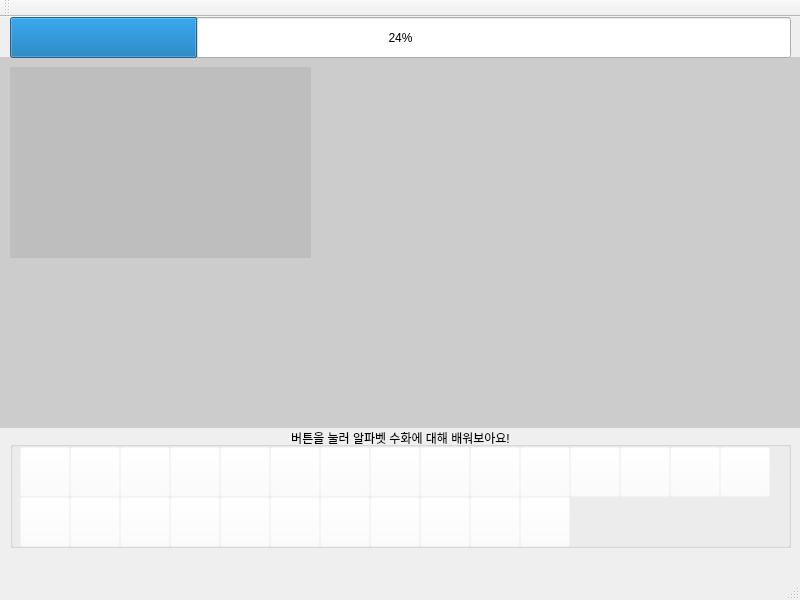
<?xml version="1.0" encoding="UTF-8"?>
<ui version="4.0">
 <class>MainWindow</class>
 <widget class="QMainWindow" name="MainWindow">
  <property name="geometry">
   <rect>
    <x>0</x>
    <y>0</y>
    <width>800</width>
    <height>600</height>
   </rect>
  </property>
  <property name="windowTitle">
   <string>MainWindow</string>
  </property>
  <property name="autoFillBackground">
   <bool>false</bool>
  </property>
  <property name="iconSize">
   <size>
    <width>30</width>
    <height>30</height>
   </size>
  </property>
  <widget class="QWidget" name="centralwidget">
   <widget class="QLabel" name="label_tutorialView">
    <property name="geometry">
     <rect>
      <x>10</x>
      <y>50</y>
      <width>301</width>
      <height>191</height>
     </rect>
    </property>
    <property name="styleSheet">
     <string notr="true">background-color: rgba(180,180,180,0.6);</string>
    </property>
    <property name="text">
     <string/>
    </property>
   </widget>
   <widget class="QLabel" name="label_camView">
    <property name="geometry">
     <rect>
      <x>0</x>
      <y>40</y>
      <width>801</width>
      <height>371</height>
     </rect>
    </property>
    <property name="styleSheet">
     <string notr="true">background-color: rgba(180,180,180,0.6);</string>
    </property>
    <property name="text">
     <string/>
    </property>
   </widget>
   <widget class="QPushButton" name="button_B">
    <property name="geometry">
     <rect>
      <x>70</x>
      <y>430</y>
      <width>50</width>
      <height>50</height>
     </rect>
    </property>
    <property name="autoFillBackground">
     <bool>false</bool>
    </property>
    <property name="styleSheet">
     <string notr="true">background-color: rgba(255, 255, 255, 0);</string>
    </property>
    <property name="text">
     <string/>
    </property>
   </widget>
   <widget class="QPushButton" name="button_C">
    <property name="geometry">
     <rect>
      <x>120</x>
      <y>430</y>
      <width>50</width>
      <height>50</height>
     </rect>
    </property>
    <property name="autoFillBackground">
     <bool>false</bool>
    </property>
    <property name="styleSheet">
     <string notr="true">background-color: rgba(255, 255, 255, 0);</string>
    </property>
    <property name="text">
     <string/>
    </property>
   </widget>
   <widget class="QPushButton" name="button_D">
    <property name="geometry">
     <rect>
      <x>170</x>
      <y>430</y>
      <width>50</width>
      <height>50</height>
     </rect>
    </property>
    <property name="autoFillBackground">
     <bool>false</bool>
    </property>
    <property name="styleSheet">
     <string notr="true">background-color: rgba(255, 255, 255, 0);</string>
    </property>
    <property name="text">
     <string/>
    </property>
   </widget>
   <widget class="QPushButton" name="button_F">
    <property name="geometry">
     <rect>
      <x>270</x>
      <y>430</y>
      <width>50</width>
      <height>50</height>
     </rect>
    </property>
    <property name="autoFillBackground">
     <bool>false</bool>
    </property>
    <property name="styleSheet">
     <string notr="true">background-color: rgba(255, 255, 255, 0);</string>
    </property>
    <property name="text">
     <string/>
    </property>
   </widget>
   <widget class="QPushButton" name="button_E">
    <property name="geometry">
     <rect>
      <x>220</x>
      <y>430</y>
      <width>50</width>
      <height>50</height>
     </rect>
    </property>
    <property name="autoFillBackground">
     <bool>false</bool>
    </property>
    <property name="styleSheet">
     <string notr="true">background-color: rgba(255, 255, 255, 0);</string>
    </property>
    <property name="text">
     <string/>
    </property>
   </widget>
   <widget class="QPushButton" name="button_G">
    <property name="geometry">
     <rect>
      <x>320</x>
      <y>430</y>
      <width>50</width>
      <height>50</height>
     </rect>
    </property>
    <property name="autoFillBackground">
     <bool>false</bool>
    </property>
    <property name="styleSheet">
     <string notr="true">background-color: rgba(255, 255, 255, 0);</string>
    </property>
    <property name="text">
     <string/>
    </property>
   </widget>
   <widget class="QPushButton" name="button_H">
    <property name="geometry">
     <rect>
      <x>370</x>
      <y>430</y>
      <width>50</width>
      <height>50</height>
     </rect>
    </property>
    <property name="autoFillBackground">
     <bool>false</bool>
    </property>
    <property name="styleSheet">
     <string notr="true">background-color: rgba(255, 255, 255, 0);</string>
    </property>
    <property name="text">
     <string/>
    </property>
   </widget>
   <widget class="QPushButton" name="button_I">
    <property name="geometry">
     <rect>
      <x>420</x>
      <y>430</y>
      <width>50</width>
      <height>50</height>
     </rect>
    </property>
    <property name="autoFillBackground">
     <bool>false</bool>
    </property>
    <property name="styleSheet">
     <string notr="true">background-color: rgba(255, 255, 255, 0);</string>
    </property>
    <property name="text">
     <string/>
    </property>
   </widget>
   <widget class="QPushButton" name="button_Q">
    <property name="geometry">
     <rect>
      <x>70</x>
      <y>480</y>
      <width>50</width>
      <height>50</height>
     </rect>
    </property>
    <property name="autoFillBackground">
     <bool>false</bool>
    </property>
    <property name="styleSheet">
     <string notr="true">background-color: rgba(255, 255, 255, 0);</string>
    </property>
    <property name="text">
     <string/>
    </property>
   </widget>
   <widget class="QPushButton" name="button_S">
    <property name="geometry">
     <rect>
      <x>170</x>
      <y>480</y>
      <width>50</width>
      <height>50</height>
     </rect>
    </property>
    <property name="autoFillBackground">
     <bool>false</bool>
    </property>
    <property name="styleSheet">
     <string notr="true">background-color: rgba(255, 255, 255, 0);</string>
    </property>
    <property name="text">
     <string/>
    </property>
   </widget>
   <widget class="QPushButton" name="button_R">
    <property name="geometry">
     <rect>
      <x>120</x>
      <y>480</y>
      <width>50</width>
      <height>50</height>
     </rect>
    </property>
    <property name="autoFillBackground">
     <bool>false</bool>
    </property>
    <property name="styleSheet">
     <string notr="true">background-color: rgba(255, 255, 255, 0);</string>
    </property>
    <property name="text">
     <string/>
    </property>
   </widget>
   <widget class="QPushButton" name="button_P">
    <property name="geometry">
     <rect>
      <x>20</x>
      <y>480</y>
      <width>50</width>
      <height>50</height>
     </rect>
    </property>
    <property name="autoFillBackground">
     <bool>false</bool>
    </property>
    <property name="styleSheet">
     <string notr="true">background-color: rgba(255, 255, 255, 0);</string>
    </property>
    <property name="text">
     <string/>
    </property>
   </widget>
   <widget class="QPushButton" name="button_J">
    <property name="geometry">
     <rect>
      <x>470</x>
      <y>430</y>
      <width>50</width>
      <height>50</height>
     </rect>
    </property>
    <property name="autoFillBackground">
     <bool>false</bool>
    </property>
    <property name="styleSheet">
     <string notr="true">background-color: rgba(255, 255, 255, 0);</string>
    </property>
    <property name="text">
     <string/>
    </property>
   </widget>
   <widget class="QPushButton" name="button_L">
    <property name="geometry">
     <rect>
      <x>570</x>
      <y>430</y>
      <width>50</width>
      <height>50</height>
     </rect>
    </property>
    <property name="autoFillBackground">
     <bool>false</bool>
    </property>
    <property name="styleSheet">
     <string notr="true">background-color: rgba(255, 255, 255, 0);</string>
    </property>
    <property name="text">
     <string/>
    </property>
   </widget>
   <widget class="QPushButton" name="button_K">
    <property name="geometry">
     <rect>
      <x>520</x>
      <y>430</y>
      <width>50</width>
      <height>50</height>
     </rect>
    </property>
    <property name="autoFillBackground">
     <bool>false</bool>
    </property>
    <property name="styleSheet">
     <string notr="true">background-color: rgba(255, 255, 255, 0);</string>
    </property>
    <property name="text">
     <string/>
    </property>
   </widget>
   <widget class="QPushButton" name="button_N">
    <property name="geometry">
     <rect>
      <x>670</x>
      <y>430</y>
      <width>50</width>
      <height>50</height>
     </rect>
    </property>
    <property name="autoFillBackground">
     <bool>false</bool>
    </property>
    <property name="styleSheet">
     <string notr="true">background-color: rgba(255, 255, 255, 0);</string>
    </property>
    <property name="text">
     <string/>
    </property>
   </widget>
   <widget class="QPushButton" name="button_M">
    <property name="geometry">
     <rect>
      <x>620</x>
      <y>430</y>
      <width>50</width>
      <height>50</height>
     </rect>
    </property>
    <property name="autoFillBackground">
     <bool>false</bool>
    </property>
    <property name="styleSheet">
     <string notr="true">background-color: rgba(255, 255, 255, 0);</string>
    </property>
    <property name="text">
     <string/>
    </property>
   </widget>
   <widget class="QPushButton" name="button_Y">
    <property name="geometry">
     <rect>
      <x>470</x>
      <y>480</y>
      <width>50</width>
      <height>50</height>
     </rect>
    </property>
    <property name="autoFillBackground">
     <bool>false</bool>
    </property>
    <property name="styleSheet">
     <string notr="true">background-color: rgba(255, 255, 255, 0);</string>
    </property>
    <property name="text">
     <string/>
    </property>
   </widget>
   <widget class="QPushButton" name="button_X">
    <property name="geometry">
     <rect>
      <x>420</x>
      <y>480</y>
      <width>50</width>
      <height>50</height>
     </rect>
    </property>
    <property name="autoFillBackground">
     <bool>false</bool>
    </property>
    <property name="styleSheet">
     <string notr="true">background-color: rgba(255, 255, 255, 0);</string>
    </property>
    <property name="text">
     <string/>
    </property>
   </widget>
   <widget class="QPushButton" name="button_W">
    <property name="geometry">
     <rect>
      <x>370</x>
      <y>480</y>
      <width>50</width>
      <height>50</height>
     </rect>
    </property>
    <property name="autoFillBackground">
     <bool>false</bool>
    </property>
    <property name="styleSheet">
     <string notr="true">background-color: rgba(255, 255, 255, 0);</string>
    </property>
    <property name="text">
     <string/>
    </property>
   </widget>
   <widget class="QPushButton" name="button_V">
    <property name="geometry">
     <rect>
      <x>320</x>
      <y>480</y>
      <width>50</width>
      <height>50</height>
     </rect>
    </property>
    <property name="autoFillBackground">
     <bool>false</bool>
    </property>
    <property name="styleSheet">
     <string notr="true">background-color: rgba(255, 255, 255, 0);</string>
    </property>
    <property name="text">
     <string/>
    </property>
   </widget>
   <widget class="QPushButton" name="button_U">
    <property name="geometry">
     <rect>
      <x>270</x>
      <y>480</y>
      <width>50</width>
      <height>50</height>
     </rect>
    </property>
    <property name="autoFillBackground">
     <bool>false</bool>
    </property>
    <property name="styleSheet">
     <string notr="true">background-color: rgba(255, 255, 255, 0);</string>
    </property>
    <property name="text">
     <string/>
    </property>
   </widget>
   <widget class="QPushButton" name="button_T">
    <property name="geometry">
     <rect>
      <x>220</x>
      <y>480</y>
      <width>50</width>
      <height>50</height>
     </rect>
    </property>
    <property name="autoFillBackground">
     <bool>false</bool>
    </property>
    <property name="styleSheet">
     <string notr="true">background-color: rgba(255, 255, 255, 0);</string>
    </property>
    <property name="text">
     <string/>
    </property>
   </widget>
   <widget class="QPushButton" name="button_O">
    <property name="geometry">
     <rect>
      <x>720</x>
      <y>430</y>
      <width>50</width>
      <height>50</height>
     </rect>
    </property>
    <property name="autoFillBackground">
     <bool>false</bool>
    </property>
    <property name="styleSheet">
     <string notr="true">background-color: rgba(255, 255, 255, 0);</string>
    </property>
    <property name="text">
     <string/>
    </property>
   </widget>
   <widget class="QPushButton" name="button_A">
    <property name="geometry">
     <rect>
      <x>20</x>
      <y>430</y>
      <width>50</width>
      <height>50</height>
     </rect>
    </property>
    <property name="autoFillBackground">
     <bool>false</bool>
    </property>
    <property name="styleSheet">
     <string notr="true">background-color: rgba(255, 255, 255, 0);</string>
    </property>
    <property name="text">
     <string/>
    </property>
   </widget>
   <widget class="QPushButton" name="button_Z">
    <property name="geometry">
     <rect>
      <x>520</x>
      <y>480</y>
      <width>50</width>
      <height>50</height>
     </rect>
    </property>
    <property name="autoFillBackground">
     <bool>false</bool>
    </property>
    <property name="styleSheet">
     <string notr="true">background-color: rgba(255, 255, 255, 0);</string>
    </property>
    <property name="text">
     <string/>
    </property>
   </widget>
   <widget class="QProgressBar" name="progressBar">
    <property name="geometry">
     <rect>
      <x>10</x>
      <y>0</y>
      <width>781</width>
      <height>41</height>
     </rect>
    </property>
    <property name="styleSheet">
     <string notr="true"/>
    </property>
    <property name="value">
     <number>24</number>
    </property>
   </widget>
   <widget class="QLabel" name="label_checkmark">
    <property name="geometry">
     <rect>
      <x>10</x>
      <y>50</y>
      <width>781</width>
      <height>341</height>
     </rect>
    </property>
    <property name="styleSheet">
     <string notr="true">background-color: transparent;</string>
    </property>
    <property name="text">
     <string/>
    </property>
   </widget>
   <widget class="QGroupBox" name="groupBox">
    <property name="geometry">
     <rect>
      <x>10</x>
      <y>410</y>
      <width>781</width>
      <height>121</height>
     </rect>
    </property>
    <property name="title">
     <string>버튼을 눌러 알파벳 수화에 대해 배워보아요!</string>
    </property>
    <property name="alignment">
     <set>Qt::AlignCenter</set>
    </property>
   </widget>
   <zorder>groupBox</zorder>
   <zorder>label_camView</zorder>
   <zorder>label_tutorialView</zorder>
   <zorder>button_B</zorder>
   <zorder>button_C</zorder>
   <zorder>button_D</zorder>
   <zorder>button_F</zorder>
   <zorder>button_E</zorder>
   <zorder>button_G</zorder>
   <zorder>button_H</zorder>
   <zorder>button_I</zorder>
   <zorder>button_Q</zorder>
   <zorder>button_S</zorder>
   <zorder>button_R</zorder>
   <zorder>button_P</zorder>
   <zorder>button_J</zorder>
   <zorder>button_L</zorder>
   <zorder>button_K</zorder>
   <zorder>button_N</zorder>
   <zorder>button_M</zorder>
   <zorder>button_Y</zorder>
   <zorder>button_X</zorder>
   <zorder>button_W</zorder>
   <zorder>button_V</zorder>
   <zorder>button_U</zorder>
   <zorder>button_T</zorder>
   <zorder>button_O</zorder>
   <zorder>button_A</zorder>
   <zorder>button_Z</zorder>
   <zorder>progressBar</zorder>
   <zorder>label_checkmark</zorder>
  </widget>
  <widget class="QMenuBar" name="menubar">
   <property name="geometry">
    <rect>
     <x>0</x>
     <y>0</y>
     <width>800</width>
     <height>22</height>
    </rect>
   </property>
  </widget>
  <widget class="QStatusBar" name="statusbar"/>
  <widget class="QToolBar" name="toolBar">
   <property name="windowTitle">
    <string>toolBar</string>
   </property>
   <attribute name="toolBarArea">
    <enum>TopToolBarArea</enum>
   </attribute>
   <attribute name="toolBarBreak">
    <bool>false</bool>
   </attribute>
  </widget>
 </widget>
 <resources/>
 <connections/>
</ui>
